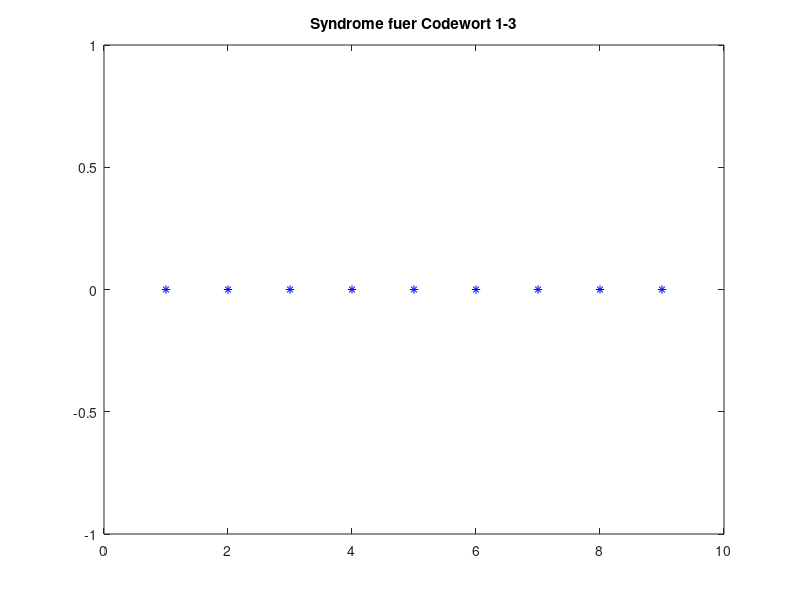

Write MATLAB code to recreate this figure.
%%%%%%%%%%%%%%%%%%%%%%%%%%%%%%%%%%%%%%%%%%%%%%%%%%%%%%%%%%%%%%%%%%%%%%%%%%
%   Nachrichtentechnisches Praktikum - Aufgabe 8 - Kanalcodierung 
%                                                      
%   5. Zyklische Blockcodes
%   Aufgabe 5.2 - Codeworterzeugung                                          
%                                                    
%%%%%%%%%%%%%%%%%%%%%%%%%%%%%%%%%%%%%%%%%%%%%%%%%%%%%%%%%%%%%%%%%%%%%%%%%%%

%clear all;
%close all;


%%%%%%%%%%%%%%%%%%%%%%%%%%%%%%%%%%%%%%%%%%%%%%%%%%%%%%%%%%%%%%%%%%%%%%%%%%%
% Simulationsparameter
%%%%%%%%%%%%%%%%%%%%%%%%%%%%%%%%%%%%%%%%%%%%%%%%%%%%%%%%%%%%%%%%%%%%%%%%%%%

%Generatormatrix
G4 = [1 0 0 0 1 0 1; 0 1 0 0 1 1 1; 0 0 1 0 1 1 0; 0 0 0 1 0 1 1]; %Generatormatrix aus der der Vorbereitung

%Eingangs-Datenfolgen
cw      = [1 1 0 1 0 0 1];   %Codewort 1
cw(2,:) = [0 1 0 0 1 1 1];   %Codewort 2
cw(3,:) = [0 1 1 0 0 0 1];   %Codewort 3

%%%%%%%%%%%%%%%%%%%%%%%%%%%%%%%%%%%%%%%%%%%%%%%%%%%%%%%%%%%%%%%%%%%%%%%%%%%
% Simulation
%%%%%%%%%%%%%%%%%%%%%%%%%%%%%%%%%%%%%%%%%%%%%%%%%%%%%%%%%%%%%%%%%%%%%%%%%%%

output = [];


%Erzeuge Paritycheck-Matrix zu Generatormatrix
parmat = gen2par(G4);

%Berechne Syndrom
for i = 1:3
    syndrom = mod(cw(i,:) * parmat', 2);
    output = [output syndrom];
end


%%%%%%%%%%%%%%%%%%%%%%%%%%%%%%%%%%%%%%%%%%%%%%%%%%%%%%%%%%%%%%%%%%%%%%%%%%%
% Ausgabe der Syndrome
%%%%%%%%%%%%%%%%%%%%%%%%%%%%%%%%%%%%%%%%%%%%%%%%%%%%%%%%%%%%%%%%%%%%%%%%%%%

figure;
plot(output, 'b*');
title('Syndrome fuer Codewort 1-3');
 
